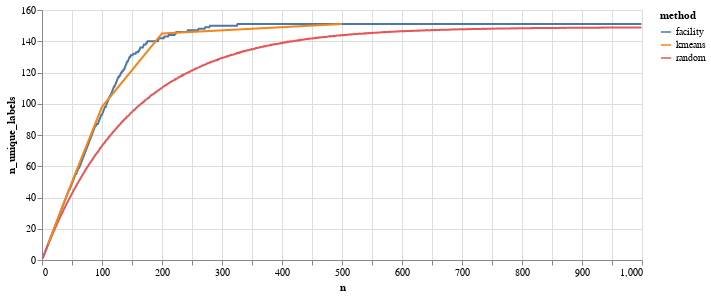

Source (notebook cell):
### Code cell
pltr = pd.DataFrame(data)

(alt.Chart(pltr)
  .mark_line()
  .encode(x='n', y='n_unique_labels', color="method")
  .properties(width=600, height=250)
  .interactive())

### Figure 1 — Vega-Lite specification as saved in the notebook (floating-point values rounded to 4 significant figures; data arrays with more than 128 entries replaced by an {"elided": "..."} marker saying what was removed)
{"config": {"view": {"continuousWidth": 400, "continuousHeight": 300}}, "data": {"name": "data-bdb2cc2a942f90ba1a7bd2903107a8b6"}, "mark": "line", "encoding": {"color": {"field": "method", "type": "nominal"}, "x": {"field": "n", "type": "quantitative"}, "y": {"field": "n_unique_labels", "type": "quantitative"}}, "height": 250, "selection": {"selector004": {"type": "interval", "bind": "scales", "encodings": ["x", "y"]}}, "width": 600, "$schema": "https://vega.github.io/schema/vega-lite/v4.17.0.json", "datasets": {"data-bdb2cc2a942f90ba1a7bd2903107a8b6": {"elided": "2004 records"}}}
